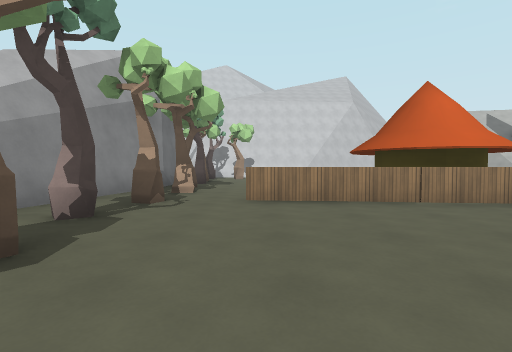
View 1 (above)

19 first-person views from a walk through a Godot game level. The camera is 1.2 m above the floor, tilts 2° down and sees 85° across. The floor is counted in squares, 2.62 m on a side. Each view is taken from the middle of a square. On the plan, view 1 faces up. The plan holds only what a view shows up to about 9 squares ahead; the rest is blank. The place goes on beyond the plan. Characters and animated objects are not drawn. Surface patterns are stand-ins for the level's own textures.

View 2
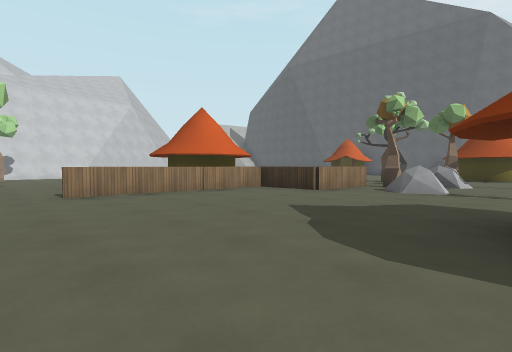

View 3
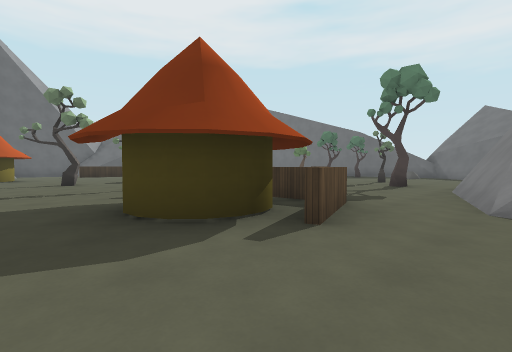

View 4
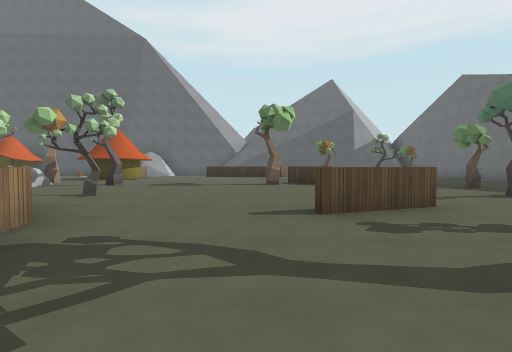

View 5
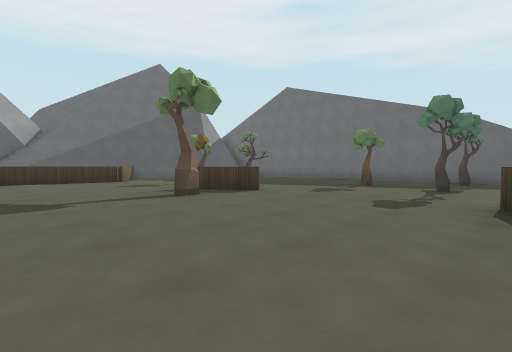

View 6
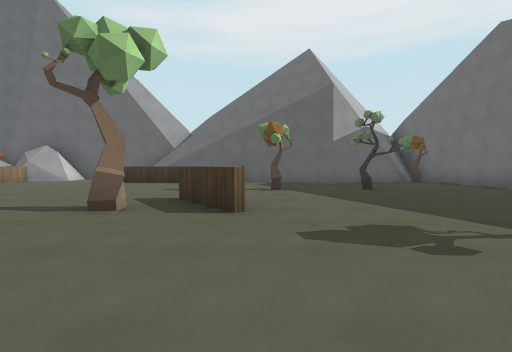

View 7
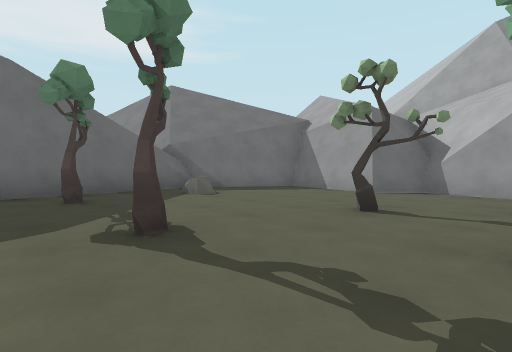

View 8
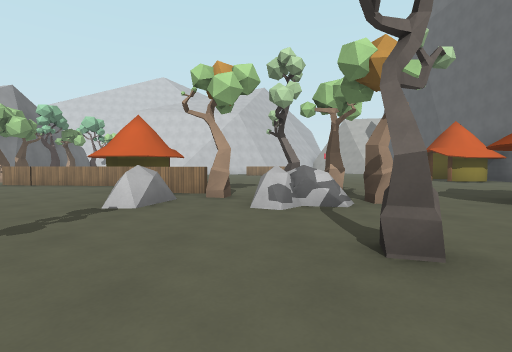

View 9
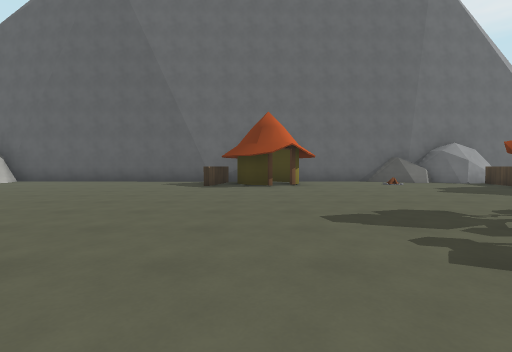

View 10
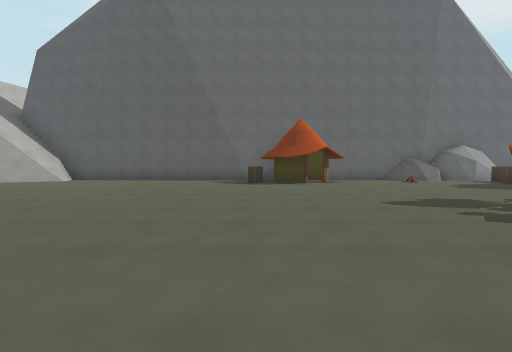

View 11
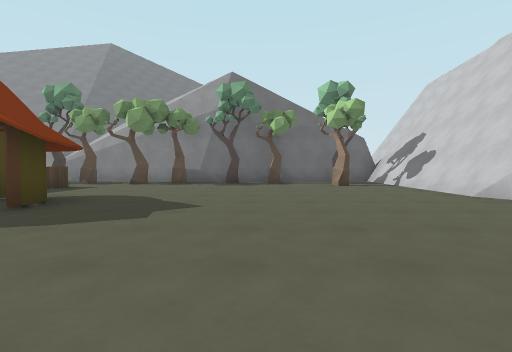

View 12
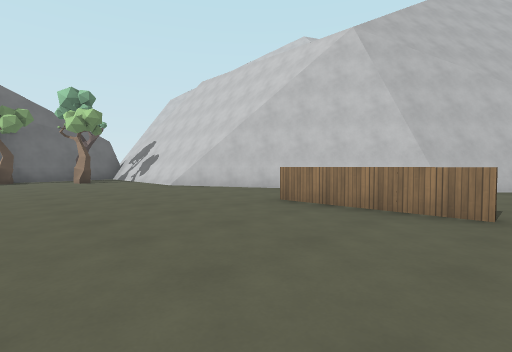

View 13
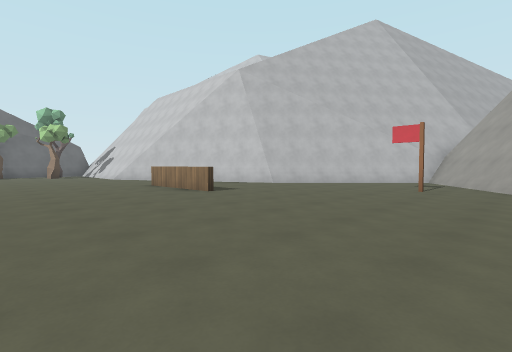

View 14
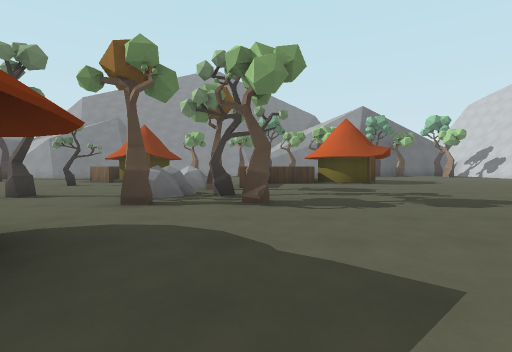

View 15
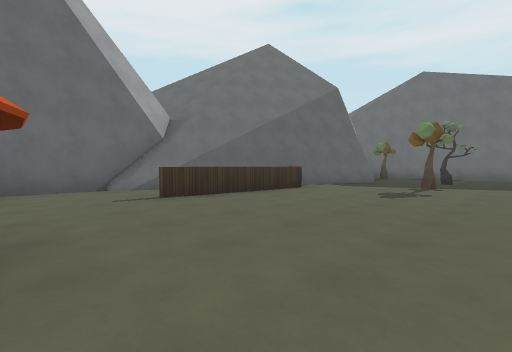

View 16
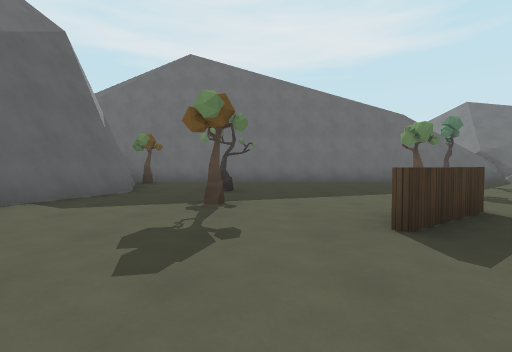

View 17
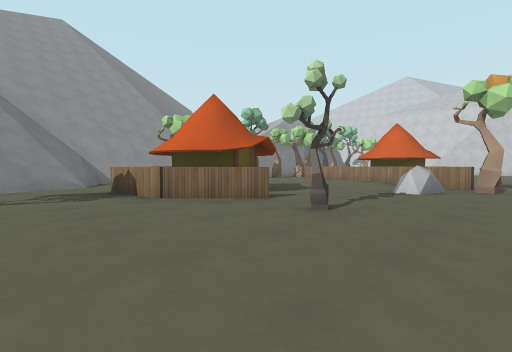

View 18
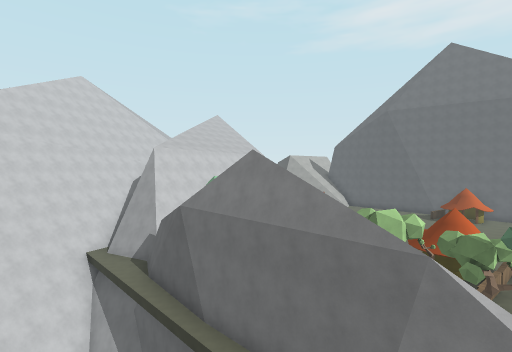

View 19
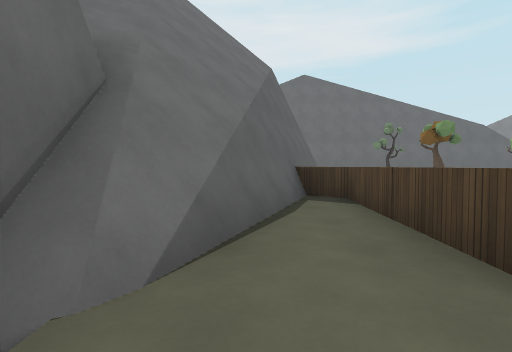

### Floor plan
Key: @ floor where view 1 was taken; # wall or solid block; . main floor; : floor 4.75 m higher than the main floor; + floor 6.5 m higher than the main floor; * floor 8 m higher than the main floor; % floor 9.5 m higher than the main floor; & floor 11.25 m higher than the main floor; $ floor 12.75 m higher than the main floor; / step, stairs or slope; = window, fence, low wall or low ledge; v drop or lower ground; T tree; H hut; F fence; R rock; P pole; O other object.
Columns run from 7 left of view 1 to 15 right of it. Each row starts with its distance up from view 1.
 17                 ###
 16                ##.##
 15               ##...#
 14 ###         ###...P###
 13 vvvv      ###.......#v
 12 vvvv#######..........=
 11    v#........FF......=
 10    ##TT..............=
  9    # #...............=
  8    # T...............=
  7    # #T............F.#
  6    # #T...........HHH
  5    ##.T..HH........HH
  4    v#.TFFFF..........#
  3 /   #T.....F.........R
  2     #......FF.T.....R
  1       T....RTRTT.H..##
  0       .@...R.RR.H.OF#
 -1     /T...H.......H..#v
 -2    /v#.FHHFT..T......#
 -3   //v#..FF.........F.#
 -4   //v##............F=#
 -5       #.......T....F##+
 -6       #...F...FF...F#++
 -7    v+ #.T.F...F..T.Ov+%
 -8  /vv: #..T.........#+%&
 -9  vvv. ##...T.....T.#*%$
-10   v   ##.....T.....#v
-11       #..R.T.......##
-12       ###..........T#
-13         ############

Positions as (right, up) in squares from view 1, and headings:
1: (0, 0), facing up
2: (-1, -1), facing up-right
3: (-1, 0), facing down-right
4: (0, -5), facing right
5: (3, -3), facing down-right
6: (4, -7), facing right
7: (5, -7), facing down-left
8: (6, -3), facing up
9: (5, 6), facing right
10: (4, 7), facing right
11: (6, 8), facing left
12: (8, 8), facing up-left
13: (12, 8), facing up-left
14: (11, 2), facing left
15: (8, -1), facing down-right
16: (9, -4), facing down
17: (6, -5), facing up-left
18: (-7, 3), facing up-right
19: (13, -2), facing down
